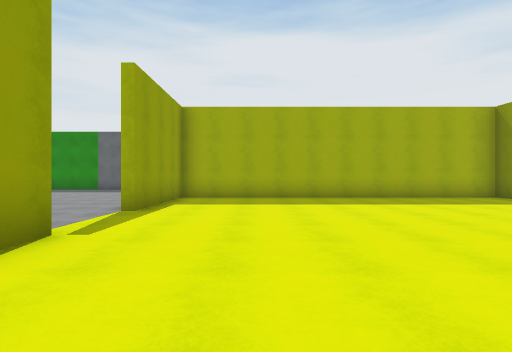
view 1 (above)

23 first-person views from a walk through a 3-D level made in the Unity game engine. The camera is 1.3 m above the floor, looks level and sees 80° across. The floor is counted in squares, 2 m on a side. Each view is taken from the middle of a square. On the plan, view 1 faces up. The plan holds only what a view shows up to about 10 squares ahead; the rest is blank. The place goes on beyond the plan.

view 2
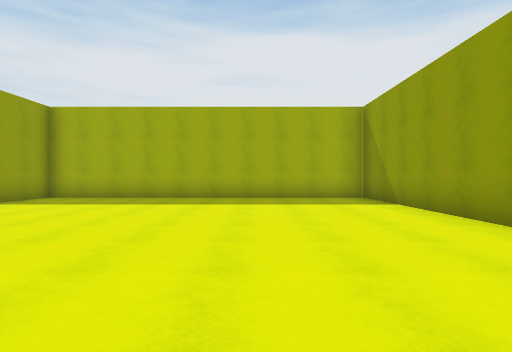

view 3
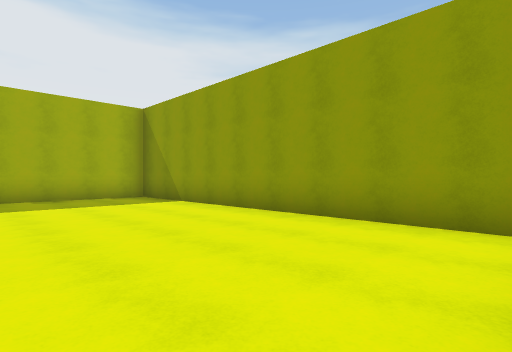

view 4
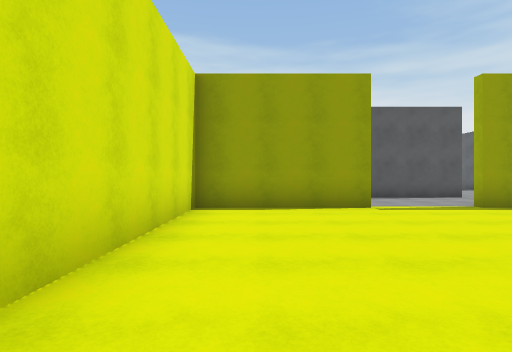

view 5
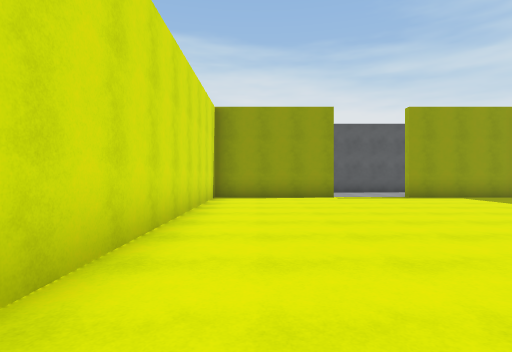

view 6
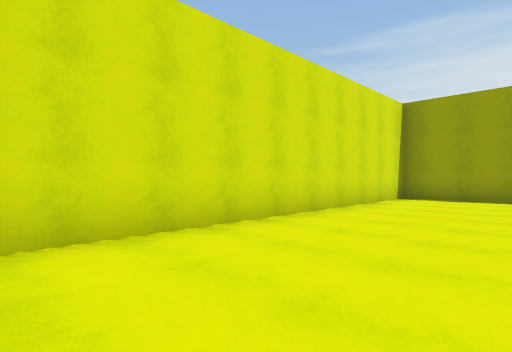

view 7
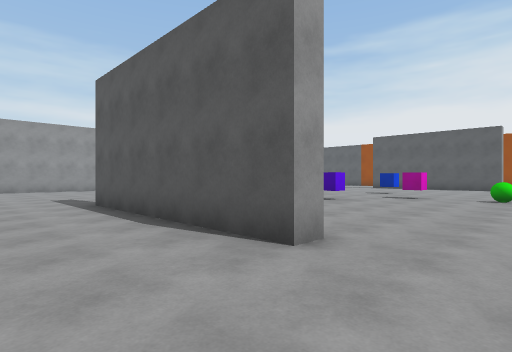

view 8
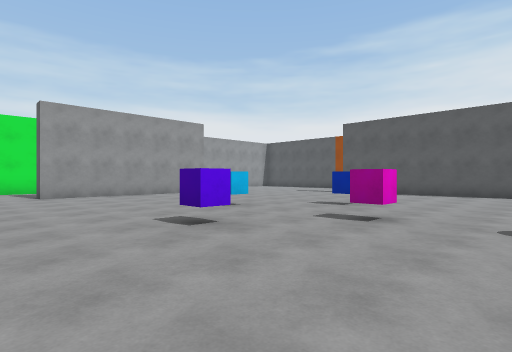

view 9
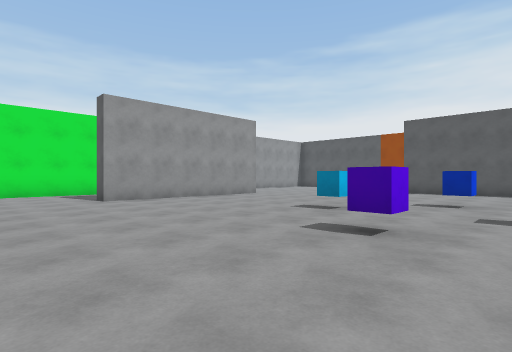

view 10
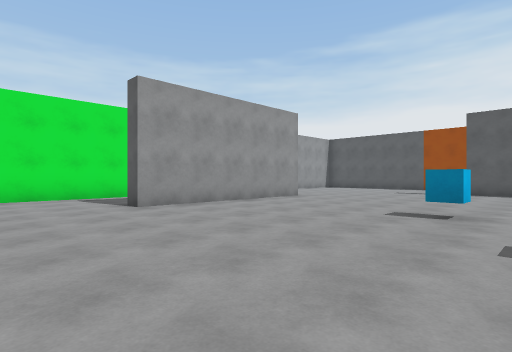

view 11
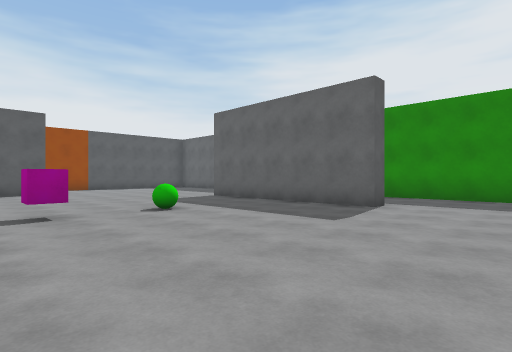

view 12
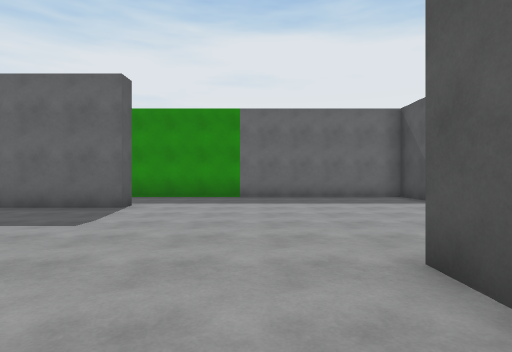

view 13
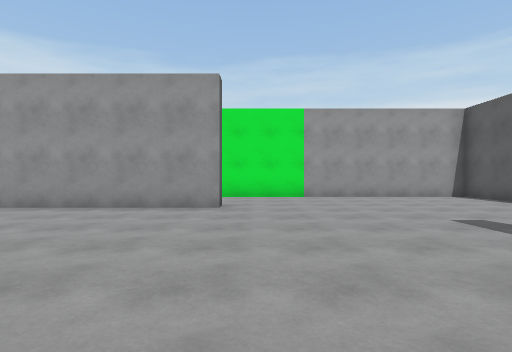

view 14
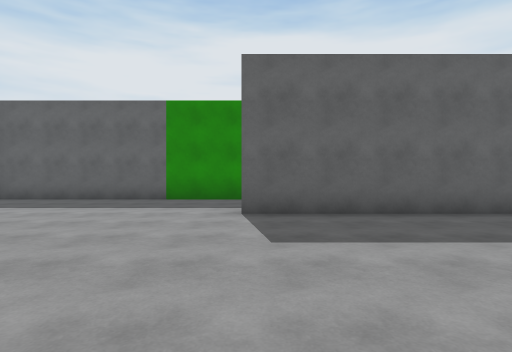

view 15
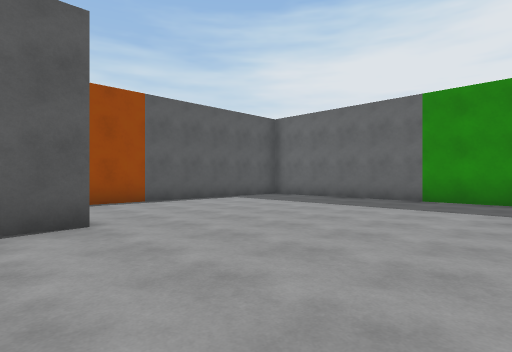

view 16
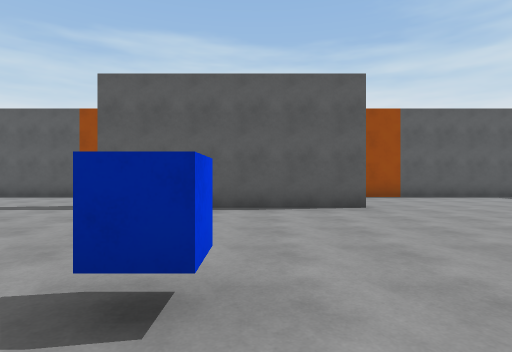

view 17
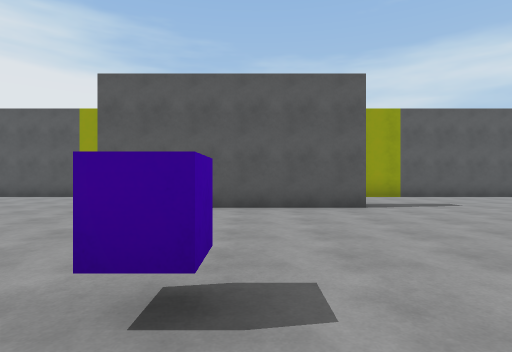

view 18
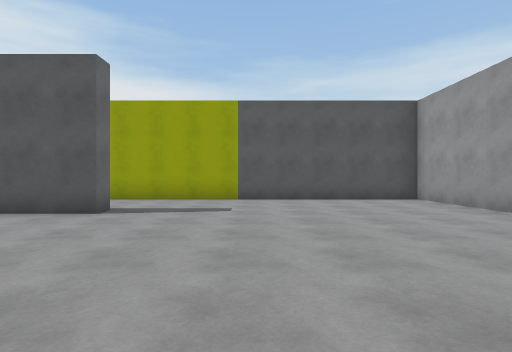

view 19
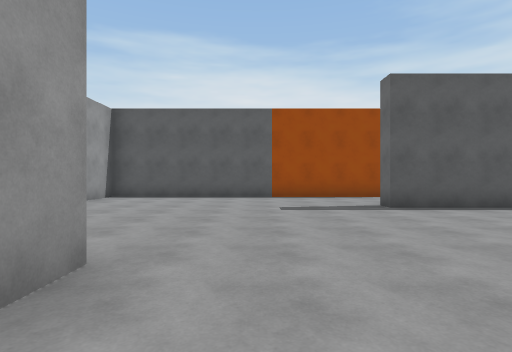

view 20
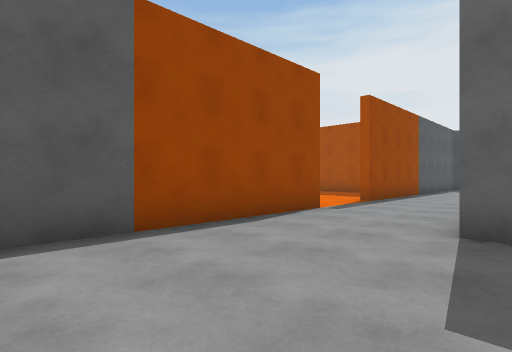

view 21
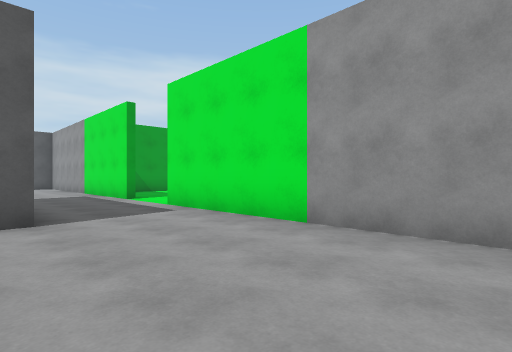

view 22
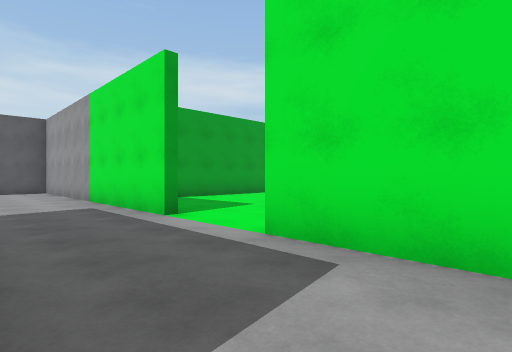

view 23
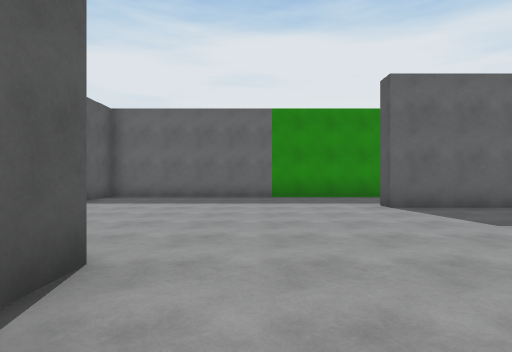

### Floor plan
Key: @ floor where view 1 was taken; # wall or solid block; . floor; B green ball; C pink cube; U cube; L blue cube.
Columns run from 24 left of view 1 to 8 right of it. Each row starts with its distance up from view 1.
 15  ##########  ##########
 14  #.........  .........#
 13  #........    ........#
 12  #.......######.......#
 11  #....................#
 10  #....................###########
  9  #....................#.........#
  8  #.........B..........#.........#
  7 .#..#.............#...#.........#
  6 .#..#......C......#...#.........#
  5 ....#....L...U....#.............#
  4  ...#.............#.............#
  3  #..#......U......#...#.........#
  2  #..#.............#...#.........#
  1  #....................#.........#
  0  #....................#.@.......#
 -1  #....................###########
 -2  #.......######.......#
 -3  #....................#
 -4  #....................#
 -5  #....................#
 -6  ##########..##########
 -7             ....

Positions as (right, up) in squares from view 1, and headings:
1: (0, 0), facing up
2: (4, 0), facing up
3: (3, 0), facing up-right
4: (4, 1), facing left
5: (7, 1), facing left
6: (7, 3), facing down-left
7: (-3, 9), facing down-left
8: (-8, 8), facing down-left
9: (-7, 6), facing down-left
10: (-7, 4), facing down-left
11: (-7, 5), facing up-left
12: (-7, 5), facing up
13: (-16, 4), facing down
14: (-15, 6), facing up
15: (-15, 6), facing up-left
16: (-13, 5), facing left
17: (-12, 4), facing right
18: (-11, -1), facing right
19: (-13, -1), facing left
20: (-19, -2), facing up-left
21: (-20, -2), facing down-right
22: (-16, -3), facing down-right
23: (-18, 5), facing up
